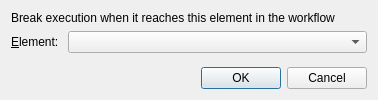
<?xml version="1.0" encoding="UTF-8"?>
<ui version="4.0">
 <class>NewBreakpointDialog</class>
 <widget class="QDialog" name="NewBreakpointDialog">
  <property name="geometry">
   <rect>
    <x>0</x>
    <y>0</y>
    <width>378</width>
    <height>100</height>
   </rect>
  </property>
  <property name="minimumSize">
   <size>
    <width>377</width>
    <height>100</height>
   </size>
  </property>
  <property name="windowTitle">
   <string>New Breakpoint</string>
  </property>
  <layout class="QVBoxLayout" name="verticalLayout">
   <item>
    <layout class="QGridLayout" name="gridLayout">
     <item row="0" column="0" colspan="2">
      <widget class="QLabel" name="announcementLabel">
       <property name="text">
        <string>Break execution when it reaches this element in the workflow</string>
       </property>
      </widget>
     </item>
     <item row="1" column="0">
      <widget class="QLabel" name="elementLabel">
       <property name="text">
        <string>&amp;Element: </string>
       </property>
       <property name="buddy">
        <cstring>elementCombo</cstring>
       </property>
      </widget>
     </item>
     <item row="1" column="1">
      <widget class="QComboBox" name="elementCombo">
       <property name="sizePolicy">
        <sizepolicy hsizetype="Expanding" vsizetype="Fixed">
         <horstretch>0</horstretch>
         <verstretch>0</verstretch>
        </sizepolicy>
       </property>
      </widget>
     </item>
    </layout>
   </item>
   <item>
    <spacer name="verticalSpacer">
     <property name="orientation">
      <enum>Qt::Vertical</enum>
     </property>
     <property name="sizeHint" stdset="0">
      <size>
       <width>20</width>
       <height>40</height>
      </size>
     </property>
    </spacer>
   </item>
   <item>
    <widget class="QDialogButtonBox" name="buttonBox">
     <property name="standardButtons">
      <set>QDialogButtonBox::Cancel|QDialogButtonBox::Ok</set>
     </property>
    </widget>
   </item>
  </layout>
 </widget>
 <resources/>
 <connections>
  <connection>
   <sender>buttonBox</sender>
   <signal>rejected()</signal>
   <receiver>NewBreakpointDialog</receiver>
   <slot>reject()</slot>
   <hints>
    <hint type="sourcelabel">
     <x>199</x>
     <y>78</y>
    </hint>
    <hint type="destinationlabel">
     <x>199</x>
     <y>47</y>
    </hint>
   </hints>
  </connection>
  <connection>
   <sender>buttonBox</sender>
   <signal>accepted()</signal>
   <receiver>NewBreakpointDialog</receiver>
   <slot>accept()</slot>
   <hints>
    <hint type="sourcelabel">
     <x>188</x>
     <y>67</y>
    </hint>
    <hint type="destinationlabel">
     <x>188</x>
     <y>43</y>
    </hint>
   </hints>
  </connection>
 </connections>
</ui>
